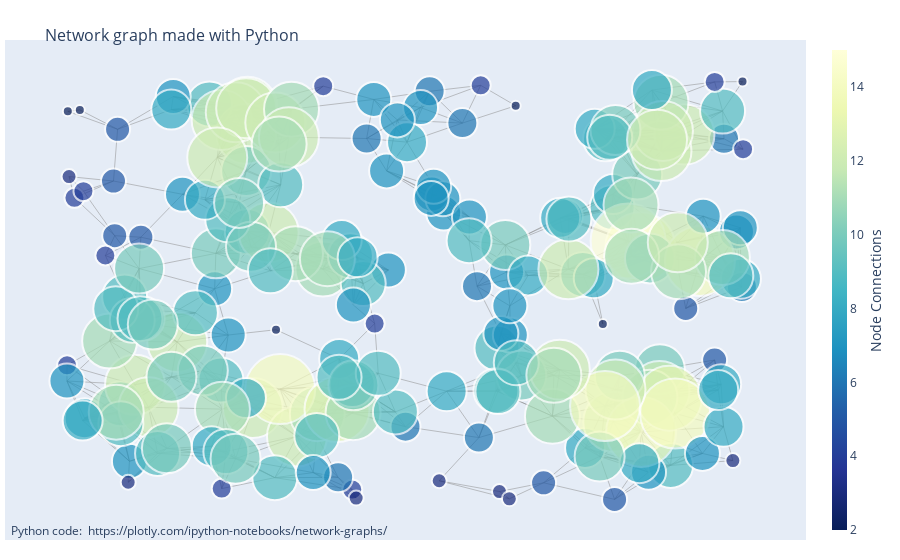

This figure's notebook cell:
### Markdown cell above
## 4. Create Network Graph

### Code cell
fig = go.Figure(
    data=[edge_trace, node_trace],
    layout=go.Layout(
        title='<br>Network graph made with Python',
        titlefont_size=16,
        showlegend=False,
        hovermode='closest',
        margin=dict(b=20,l=5,r=5,t=40),
        height=800,
        annotations=[ dict(
            text="Python code: <a href='https://plotly.com/ipython-notebooks/network-graphs/'> https://plotly.com/ipython-notebooks/network-graphs/</a>",
            showarrow=False,
            xref="paper", yref="paper",
            x=0.005, y=-0.002 ) ],
        xaxis=dict(showgrid=False, zeroline=False, showticklabels=False),
        yaxis=dict(showgrid=False, zeroline=False, showticklabels=False)
    )
)
fig.show()

### Figure 1 — Plotly figure (JSON) as saved in the notebook; plotly's stock layout.template omitted (floating-point values rounded to 4 significant figures; data arrays with more than 128 entries replaced by an {"elided": "..."} marker saying what was removed)
{"data": [{"hoverinfo": "none", "line": {"color": "#888", "width": 0.5}, "mode": "lines", "type": "scatter", "x": {"elided": "2538 float values"}, "y": {"elided": "2538 float values"}}, {"hoverinfo": "text", "marker": {"color": {"elided": "200 int values"}, "colorbar": {"thickness": 15, "title": {"side": "right", "text": "Node Connections"}, "xanchor": "left"}, "colorscale": [[0, "rgb(255,255,217)"], [0.125, "rgb(237,248,177)"], [0.25, "rgb(199,233,180)"], [0.375, "rgb(127,205,187)"], [0.5, "rgb(65,182,196)"], [0.625, "rgb(29,145,192)"], [0.75, "rgb(34,94,168)"], [0.875, "rgb(37,52,148)"], [1, "rgb(8,29,88)"]], "line": {"width": 2}, "reversescale": true, "showscale": true, "size": {"elided": "200 int values"}}, "mode": "markers", "text": {"elided": "200 str values"}, "type": "scatter", "x": {"elided": "200 float values"}, "y": {"elided": "200 float values"}}], "layout": {"annotations": [{"showarrow": false, "text": "Python code: <a href='https://plotly.com/ipython-notebooks/network-graphs/'> https://plotly.com/ipython-notebooks/network-graphs/</a>", "x": 0.005, "xref": "paper", "y": -0.002, "yref": "paper"}], "autosize": true, "hovermode": "closest", "margin": {"b": 20, "l": 5, "r": 5, "t": 40}, "showlegend": false, "title": {"font": {"size": 16}, "text": "<br>Network graph made with Python"}, "xaxis": {"autorange": true, "range": [-0.07548, 1.075], "showgrid": false, "showticklabels": false, "type": "linear", "zeroline": false}, "yaxis": {"autorange": true, "range": [-0.0751, 1.072], "showgrid": false, "showticklabels": false, "type": "linear", "zeroline": false}}}
